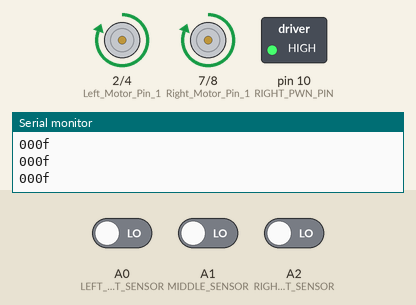
A sketch run on a simulated Arduino Uno, built with avr-gcc and run on an emulated ATmega328P. Parts: motor-driver pin pairs drawn as motors (green arrow = first pin HIGH = forward, orange = second pin HIGH = backward, longer = more drive, scaled by the enable pin), switched loads named in the sketch (green lamp = pin HIGH), the last lines printed to the serial monitor. Inputs (shaded band) come from the test bench; at power-on: A0 (LEFT_MOST_SENSOR) LOW, A1 (MIDDLE_SENSOR) LOW, A2 (RIGHT_MOST_SENSOR) LOW.

Above: at 1.2 s.
1.3 s: A0 (LEFT_MOST_SENSOR) driven HIGH and A1 (MIDDLE_SENSOR) driven HIGH
At 2.4 s:
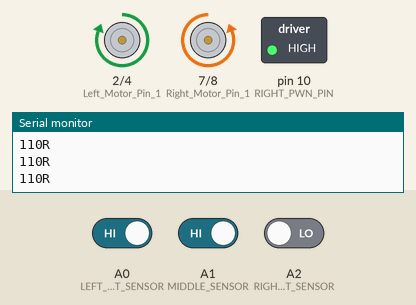
2.8 s: A0 (LEFT_MOST_SENSOR) driven LOW
At 4.3 s:
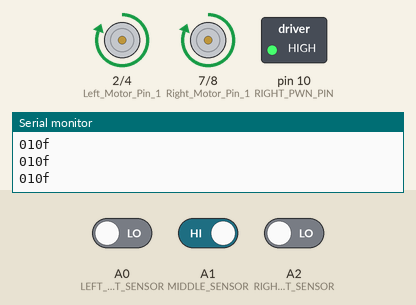
5.8 s: A2 (RIGHT_MOST_SENSOR) driven HIGH
At 6.4 s:
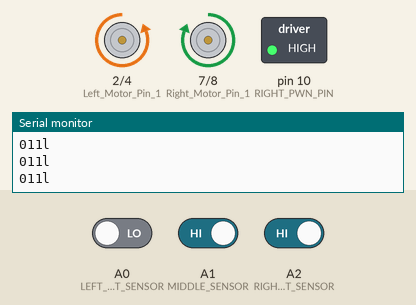
7.3 s: A2 (RIGHT_MOST_SENSOR) driven LOW
At 7.7 s:
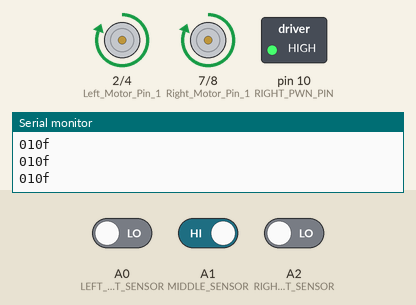
Timing chart, 0 to 9.8 s (numbered marks = the images above; inputs shaded):
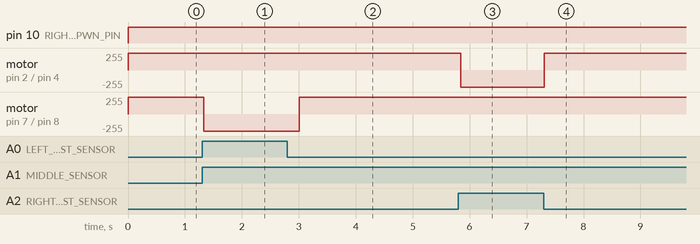

The sketch:

L.F_no_pwm.ino
```cpp
long sensors[] = {0, 0, 0};
void setup()
{
 pinMode(A0,INPUT);  //LEFT MOST SENSOR
 pinMode(A1,INPUT);  //MIDDLE SENSOR
 pinMode(A2,INPUT);  //RIGHT MOST SENSOR
 pinMode(2,OUTPUT); //Left Motor Pin 1
 pinMode(4,OUTPUT); //Left Motor Pin 2
 pinMode(7,OUTPUT); //Right Motor Pin 1
 pinMode(8,OUTPUT);  //Right Motor Pin 2
 pinMode(9,OUTPUT);  //LEFT PWM PIN
 pinMode(10,OUTPUT);  //RIGHT PWN PIN
 Serial.begin(9600); //Enable Serial Communications

}

void loop()
{
  sensors[0] = digitalRead(A0);      //left most sensor
  sensors[1] = digitalRead(A1);      //Center Sensor
  sensors[2] = digitalRead(A2);      //Right Most Sensor
  Serial.print(sensors[0]);
  Serial.print(sensors[1]);
  Serial.print(sensors[2]);

  if((sensors[0] == 1)&&(sensors[1] == 0)&&(sensors[2] == 1))  //WHITE-BLACK-WHITE
    {
      forward();

    }

    else if((sensors[0]==0)&&(sensors[1]==1)&&(sensors[2]==1))  //BLACK-WHITE-WHITE
    {
     left();
    //halt();
    }

    else if((sensors[0]==1)&&(sensors[1]==1)&&(sensors[2]==0))  //WHITE-WHITE-BLACK
    {
      right();
     // halt();
    }

  else if((sensors[0]==1)&&(sensors[1]==1)&&(sensors[3]==1))  //WHITE-WHITE-WHITE
    {
      //halt();
    }
    else forward();


//   delay(1000);
}


void forward()
{
      digitalWrite(2,HIGH); //FOR LEFT MOTORS
      digitalWrite(4,LOW); //FOR LEFT MOTORS
      digitalWrite(7,HIGH);  //FOR RIGHT MOTORS
      digitalWrite(8,LOW);    //FOR RIGHT MOTORS
      analogWrite(9,255);  //FOR CONTROLLING SPEED OF LEFT MOTOR
      analogWrite(10,255);  //FOR CONTROLLING SPEED OF RIGHTT MOTOR
      delay(60);
      Serial.println("f");

}

void left()
{
      digitalWrite(2,LOW);
      digitalWrite(4,HIGH);
      digitalWrite(7,HIGH);
      digitalWrite(8,LOW);
      analogWrite(9,255);
      analogWrite(10,255);
      delay(210);
      Serial.println("l");
}

void right()
{
      digitalWrite(2,HIGH);
      digitalWrite(4,LOW);
      digitalWrite(7,LOW);
      digitalWrite(8,HIGH);
      analogWrite(9,255);
      analogWrite(10,255);
      delay(210);
      Serial.println("R");
}
void halt()
{
      digitalWrite(2,LOW);
      digitalWrite(4,LOW);
      digitalWrite(7,LOW);
      digitalWrite(8,LOW);
      analogWrite(9,0);
      analogWrite(10,0);
      delay(100);
    Serial.println("H");
}

void reverse()
{
      digitalWrite(2,LOW);
      digitalWrite(4,HIGH);
      digitalWrite(7,LOW);
      digitalWrite(8,HIGH);
      analogWrite(9,255);
      analogWrite(10,255);
      delay(100);
      Serial.println("Rev");
}

//void follow()
//{
//   if((sensors[0]==1)&&(sensors[1]==0)&&(sensors[2]==1))  //WHITE-BLACK-WHITE
//    {
//      forward();
//      halt();
//    }
//
//    else if((sensors[0]=0)&&(sensors[1]==1)&&(sensors[2]==1))  //BLACK-WHITE-WHITE
//    {
//     left();
//     halt();
//    }
//
//    else if((sensors[0]==1)&&(sensors[1]==1)&&(sensors[3]==0))  //WHITE-WHITE-BLACK
//    {
//      right();
//      halt();
//    }
//
//  else if((sensors[0]==1)&&(sensors[1]==1)&&(sensors[3]==1))  //WHITE-WHITE-WHITE
//    {
//      halt();
//    }
//    //else
//     //forward();
//}
```

Measured:
- after the input at 1.3 s, motor on pin 7 (Right_Motor_Pin_1) / pin 8 (Right_Motor_Pin_2): forward 255/255 → backward 255/255 at once
- after the input at 2.8 s, motor on pin 7 (Right_Motor_Pin_1) / pin 8 (Right_Motor_Pin_2): backward 255/255 → forward 255/255 after 0.21 s
- after the input at 5.8 s, motor on pin 2 (Left_Motor_Pin_1) / pin 4 (Left_Motor_Pin_2): forward 255/255 → backward 255/255 at once
- after the input at 7.3 s, motor on pin 2 (Left_Motor_Pin_1) / pin 4 (Left_Motor_Pin_2): backward 255/255 → forward 255/255 at once
